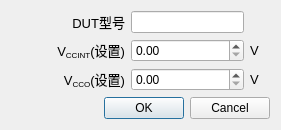
<?xml version="1.0" encoding="UTF-8"?>
<ui version="4.0">
 <class>AdcSettingsDialogClass</class>
 <widget class="QDialog" name="AdcSettingsDialogClass">
  <property name="geometry">
   <rect>
    <x>0</x>
    <y>0</y>
    <width>281</width>
    <height>123</height>
   </rect>
  </property>
  <property name="windowTitle">
   <string>DUT 设置</string>
  </property>
  <layout class="QGridLayout" name="gridLayout_2">
   <item row="0" column="0">
    <layout class="QGridLayout" name="gridLayout">
     <item row="0" column="0">
      <widget class="QLabel" name="labl_3">
       <property name="font">
        <font>
         <family>Arial</family>
         <pointsize>10</pointsize>
        </font>
       </property>
       <property name="text">
        <string>DUT型号</string>
       </property>
       <property name="alignment">
        <set>Qt::AlignRight|Qt::AlignTrailing|Qt::AlignVCenter</set>
       </property>
      </widget>
     </item>
     <item row="0" column="1">
      <widget class="QLineEdit" name="adcTypeLineEdit">
       <property name="sizePolicy">
        <sizepolicy hsizetype="Preferred" vsizetype="Fixed">
         <horstretch>0</horstretch>
         <verstretch>0</verstretch>
        </sizepolicy>
       </property>
      </widget>
     </item>
     <item row="1" column="0">
      <widget class="QLabel" name="labl_4">
       <property name="font">
        <font>
         <family>Arial</family>
         <pointsize>10</pointsize>
        </font>
       </property>
       <property name="text">
        <string>&lt;!DOCTYPE HTML PUBLIC &quot;-//W3C//DTD HTML 4.0//EN&quot; &quot;http://www.w3.org/TR/REC-html40/strict.dtd&quot;&gt;
&lt;html&gt;&lt;head&gt;&lt;meta name=&quot;qrichtext&quot; content=&quot;1&quot; /&gt;&lt;style type=&quot;text/css&quot;&gt;
p, li { white-space: pre-wrap; }
&lt;/style&gt;&lt;/head&gt;&lt;body style=&quot; font-family:'Arial'; font-size:10pt; font-weight:400; font-style:normal;&quot;&gt;
&lt;p style=&quot; margin-top:0px; margin-bottom:0px; margin-left:0px; margin-right:0px; -qt-block-indent:0; text-indent:0px;&quot;&gt;V&lt;span style=&quot; vertical-align:sub;&quot;&gt;CCINT&lt;/span&gt;(设置)&lt;/p&gt;&lt;/body&gt;&lt;/html&gt;</string>
       </property>
       <property name="alignment">
        <set>Qt::AlignRight|Qt::AlignTrailing|Qt::AlignVCenter</set>
       </property>
      </widget>
     </item>
     <item row="1" column="1">
      <widget class="QDoubleSpinBox" name="vaDoubleSpinBox">
       <property name="sizePolicy">
        <sizepolicy hsizetype="Preferred" vsizetype="Fixed">
         <horstretch>0</horstretch>
         <verstretch>0</verstretch>
        </sizepolicy>
       </property>
      </widget>
     </item>
     <item row="1" column="2">
      <widget class="QLabel" name="labl_10">
       <property name="minimumSize">
        <size>
         <width>20</width>
         <height>0</height>
        </size>
       </property>
       <property name="maximumSize">
        <size>
         <width>20</width>
         <height>16777215</height>
        </size>
       </property>
       <property name="font">
        <font>
         <family>Arial</family>
         <pointsize>10</pointsize>
        </font>
       </property>
       <property name="text">
        <string>V</string>
       </property>
      </widget>
     </item>
     <item row="2" column="0">
      <widget class="QLabel" name="labl_5">
       <property name="font">
        <font>
         <family>Arial</family>
         <pointsize>10</pointsize>
        </font>
       </property>
       <property name="text">
        <string>&lt;!DOCTYPE HTML PUBLIC &quot;-//W3C//DTD HTML 4.0//EN&quot; &quot;http://www.w3.org/TR/REC-html40/strict.dtd&quot;&gt;
&lt;html&gt;&lt;head&gt;&lt;meta name=&quot;qrichtext&quot; content=&quot;1&quot; /&gt;&lt;style type=&quot;text/css&quot;&gt;
p, li { white-space: pre-wrap; }
&lt;/style&gt;&lt;/head&gt;&lt;body style=&quot; font-family:'Arial'; font-size:10pt; font-weight:400; font-style:normal;&quot;&gt;
&lt;p style=&quot; margin-top:0px; margin-bottom:0px; margin-left:0px; margin-right:0px; -qt-block-indent:0; text-indent:0px;&quot;&gt;V&lt;span style=&quot; vertical-align:sub;&quot;&gt;CCO&lt;/span&gt;(设置)&lt;/p&gt;&lt;/body&gt;&lt;/html&gt;</string>
       </property>
       <property name="alignment">
        <set>Qt::AlignRight|Qt::AlignTrailing|Qt::AlignVCenter</set>
       </property>
      </widget>
     </item>
     <item row="2" column="1">
      <widget class="QDoubleSpinBox" name="vdDoubleSpinBox">
       <property name="sizePolicy">
        <sizepolicy hsizetype="Preferred" vsizetype="Fixed">
         <horstretch>0</horstretch>
         <verstretch>0</verstretch>
        </sizepolicy>
       </property>
      </widget>
     </item>
     <item row="2" column="2">
      <widget class="QLabel" name="labl_11">
       <property name="font">
        <font>
         <family>Arial</family>
         <pointsize>10</pointsize>
        </font>
       </property>
       <property name="text">
        <string>V</string>
       </property>
      </widget>
     </item>
    </layout>
   </item>
   <item row="1" column="0">
    <widget class="QDialogButtonBox" name="buttonBox">
     <property name="orientation">
      <enum>Qt::Horizontal</enum>
     </property>
     <property name="standardButtons">
      <set>QDialogButtonBox::Cancel|QDialogButtonBox::Ok</set>
     </property>
    </widget>
   </item>
  </layout>
 </widget>
 <layoutdefault spacing="6" margin="11"/>
 <resources/>
 <connections>
  <connection>
   <sender>buttonBox</sender>
   <signal>accepted()</signal>
   <receiver>AdcSettingsDialogClass</receiver>
   <slot>accept()</slot>
   <hints>
    <hint type="sourcelabel">
     <x>140</x>
     <y>205</y>
    </hint>
    <hint type="destinationlabel">
     <x>140</x>
     <y>113</y>
    </hint>
   </hints>
  </connection>
  <connection>
   <sender>buttonBox</sender>
   <signal>rejected()</signal>
   <receiver>AdcSettingsDialogClass</receiver>
   <slot>reject()</slot>
   <hints>
    <hint type="sourcelabel">
     <x>140</x>
     <y>205</y>
    </hint>
    <hint type="destinationlabel">
     <x>140</x>
     <y>113</y>
    </hint>
   </hints>
  </connection>
 </connections>
</ui>
